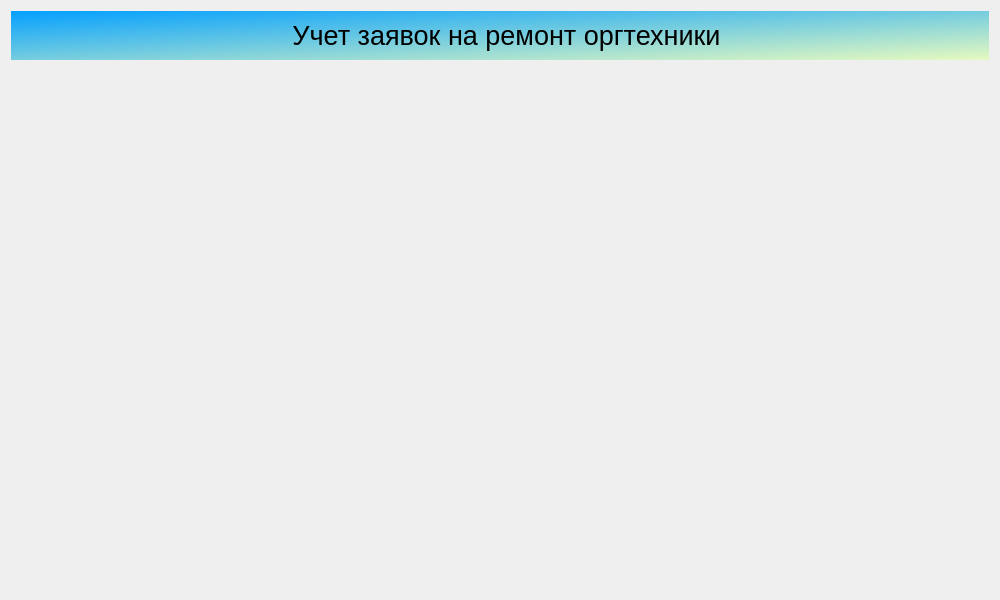
<?xml version="1.0" encoding="UTF-8"?>
<ui version="4.0">
 <class>Dialog</class>
 <widget class="QDialog" name="Dialog">
  <property name="geometry">
   <rect>
    <x>0</x>
    <y>0</y>
    <width>1000</width>
    <height>600</height>
   </rect>
  </property>
  <property name="minimumSize">
   <size>
    <width>1000</width>
    <height>600</height>
   </size>
  </property>
  <property name="windowTitle">
   <string>Учет заявок на ремонт оргтехники</string>
  </property>
  <property name="windowIcon">
   <iconset theme="accessories-dictionary">
    <selectedon>../../../../../logo.png</selectedon>
   </iconset>
  </property>
  <property name="toolTipDuration">
   <number>0</number>
  </property>
  <property name="sizeGripEnabled">
   <bool>false</bool>
  </property>
  <layout class="QVBoxLayout" name="verticalLayout">
   <item>
    <widget class="QWidget" name="widget" native="true">
     <property name="styleSheet">
      <string notr="true">QWidget#widget{
background-color: qlineargradient(spread:pad, x1:0, y1:0, x2:1, y2:1, stop:0 rgba(4, 160, 255, 255), stop:1 rgba(231, 250, 191, 255));}

</string>
     </property>
     <layout class="QVBoxLayout" name="verticalLayout_2">
      <item>
       <layout class="QFormLayout" name="formLayout">
        <property name="labelAlignment">
         <set>Qt::AlignCenter</set>
        </property>
        <property name="formAlignment">
         <set>Qt::AlignLeading|Qt::AlignLeft|Qt::AlignVCenter</set>
        </property>
        <item row="0" column="0">
         <widget class="QLabel" name="label">
          <property name="maximumSize">
           <size>
            <width>100</width>
            <height>100</height>
           </size>
          </property>
          <property name="text">
           <string/>
          </property>
          <property name="textFormat">
           <enum>Qt::AutoText</enum>
          </property>
          <property name="pixmap">
           <pixmap>logo.png</pixmap>
          </property>
          <property name="scaledContents">
           <bool>true</bool>
          </property>
         </widget>
        </item>
        <item row="0" column="1">
         <widget class="QLabel" name="label_2">
          <property name="font">
           <font>
            <pointsize>20</pointsize>
           </font>
          </property>
          <property name="text">
           <string>Учет заявок на ремонт оргтехники</string>
          </property>
          <property name="alignment">
           <set>Qt::AlignCenter</set>
          </property>
         </widget>
        </item>
       </layout>
      </item>
     </layout>
    </widget>
   </item>
   <item>
    <widget class="QStackedWidget" name="stackedWidget">
     <widget class="QWidget" name="page"/>
     <widget class="QWidget" name="page_2"/>
    </widget>
   </item>
  </layout>
 </widget>
 <resources/>
 <connections/>
</ui>
